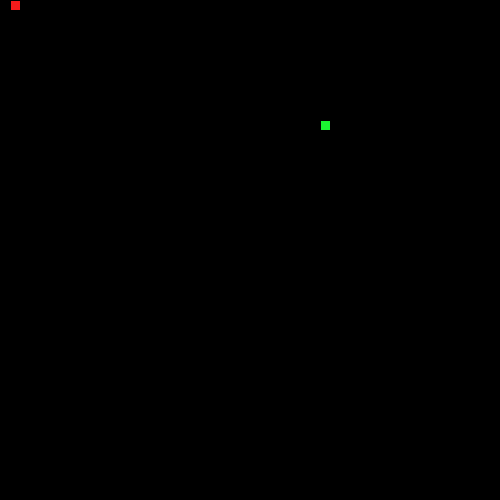
Frame 1 (no input)
Frame 60 (the mouse pressed at the canvas centre just before this capture): blank canvas, image omitted
Frame 120 (the mouse held since frame 60 and released just before this capture): blank canvas, image omitted

The Processing sketch that drew this single still picture (run headless with seeded random() and noise(); from frame 60 on, the mouse is pressed at the canvas centre):

// Processing sketch: LeagueSnake
// ── LeagueSnake.pde
//*
// ***** SEGMENT CLASS *****
// This class will be used to represent each part of the moving snake.
//*

class Segment {

//Add x and y member variables. They will hold the corner location of each segment of the snake.
int x;
int y;

// Add a constructor with parameters to initialize each variable.
Segment(int x, int y) {
  this.x = x;
  this.y = y;
}


}


//*
// ***** GAME VARIABLES *****
// All the game variables that will be shared by the game methods are here
//*
Segment head;
int foodX;
int foodY;
int direction = UP;
int piece = 0;



//*
// ***** SETUP METHODS *****
// These methods are called at the start of the game.
//*

void setup() {
  size(500,500);
  head = new Segment(10,10);
  frameRate(20);
  dropFood();
}

void dropFood() {
  //Set the food in a new random location
    foodX = ((int)random(50)*10);
    foodY = ((int)random(50)*10);
}



//*
// ***** DRAW METHODS *****
// These methods are used to draw the snake and its food 
//*

void draw() {
  background(#000000);
  drawFood();
  move();
  drawSnake();
  eat();
}

void drawFood() {
  //Draw the food
  fill(#1BF532);
  rect(foodX,foodY,10,10);

}

void drawSnake() {
  //Draw the head of the snake followed by its tail
  fill(#F51B1B);
  rect(head.x,head.y,10,10);
}


//*
// ***** TAIL MANAGEMENT METHODS *****
// These methods make sure the tail is the correct length.
//*

void drawTail() {
  //Draw each segment of the tail 

}

void manageTail() {
  //After drawing the tail, add a new segment at the "start" of the tail and remove the one at the "end" 
  //This produces the illusion of the snake tail moving.
  
}

void checkTailCollision() {
  //If the snake crosses its own tail, shrink the tail back to one segment
  
}



//*
// ***** CONTROL METHODS *****
// These methods are used to change what is happening to the snake
//*

void keyPressed() {
  //Set the direction of the snake according to the arrow keys pressed
  if (key == CODED) {
    if (keyCode == UP) {
      head.y-=10;
    } else if (keyCode == DOWN) {
      head.y+=10;
    } else if (keyCode == LEFT) {
       head.x-=10;
    } else if (keyCode == RIGHT) {
       head.x+=10;
    }
  } 
}

void move() {
  //Change the location of the Snake head based on the direction it is moving.
  switch(direction) {
  case UP:
    head.y-=10;
    break;
  case DOWN:
    head.y+=10; 
    break;
  case LEFT:
    head.x-=10;
    break;
  case RIGHT:
    head.x+=10;
    break;
  }
  checkBoundaries();
}

void checkBoundaries() {
 //If the snake leaves the frame, make it reappear on the other side
 
}



void eat() {
  //When the snake eats the food, its tail should grow and more food appear
  if(foodX == head.x && foodY == head.y){
    piece += 1;
  }
}
